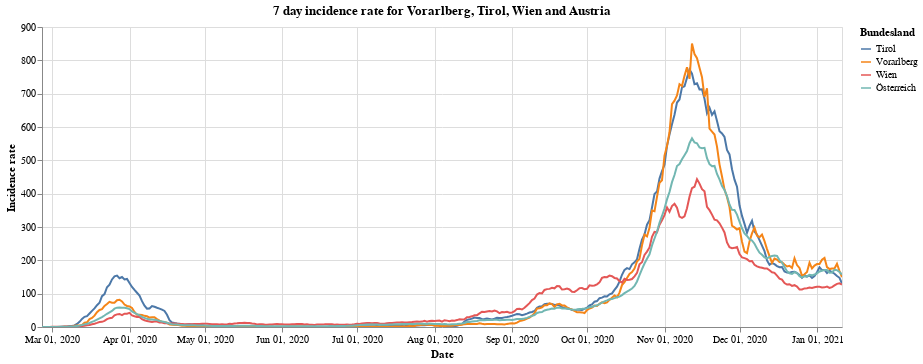

Notebook code cell kept with this figure:
### Markdown cell above
Next we have the 7 day incidence rate for states of Vorarlberg, Tirol and Wien compared to all of Austria.

### Code cell
#collapse
bars = alt.Chart(vol_tyr_wien_at).mark_line().encode(
    x=alt.X("yearmonthdate(Time):T", axis=alt.Axis(title='Date')),
    y=alt.Y("SiebenTageInzidenzFaelle:Q", axis=alt.Axis(title='Incidence rate')),
    tooltip='Bundesland',
    color='Bundesland'
).properties(title='7 day incidence rate for Vorarlberg, Tirol, Wien and Austria', width=800).interactive()
bars
#alt.layer(bars, data=at_data).facet(alt.Row('Bundesland'), columns=1)

### Figure 1 — Vega-Lite specification as saved in the notebook (floating-point values rounded to 4 significant figures; data arrays with more than 128 entries replaced by an {"elided": "..."} marker saying what was removed)
{"config": {"view": {"continuousWidth": 400, "continuousHeight": 300}}, "data": {"name": "data-dd637381fd5a82f451e1db1f3250f78f"}, "mark": "line", "encoding": {"color": {"type": "nominal", "field": "Bundesland"}, "tooltip": {"type": "nominal", "field": "Bundesland"}, "x": {"type": "temporal", "axis": {"title": "Date"}, "field": "Time", "timeUnit": "yearmonthdate"}, "y": {"type": "quantitative", "axis": {"title": "Incidence rate"}, "field": "SiebenTageInzidenzFaelle"}}, "selection": {"selector001": {"type": "interval", "bind": "scales", "encodings": ["x", "y"]}}, "title": "7 day incidence rate for Vorarlberg, Tirol, Wien and Austria", "width": 800, "$schema": "https://vega.github.io/schema/vega-lite/v4.8.1.json", "datasets": {"data-dd637381fd5a82f451e1db1f3250f78f": {"elided": "1284 records"}}}
